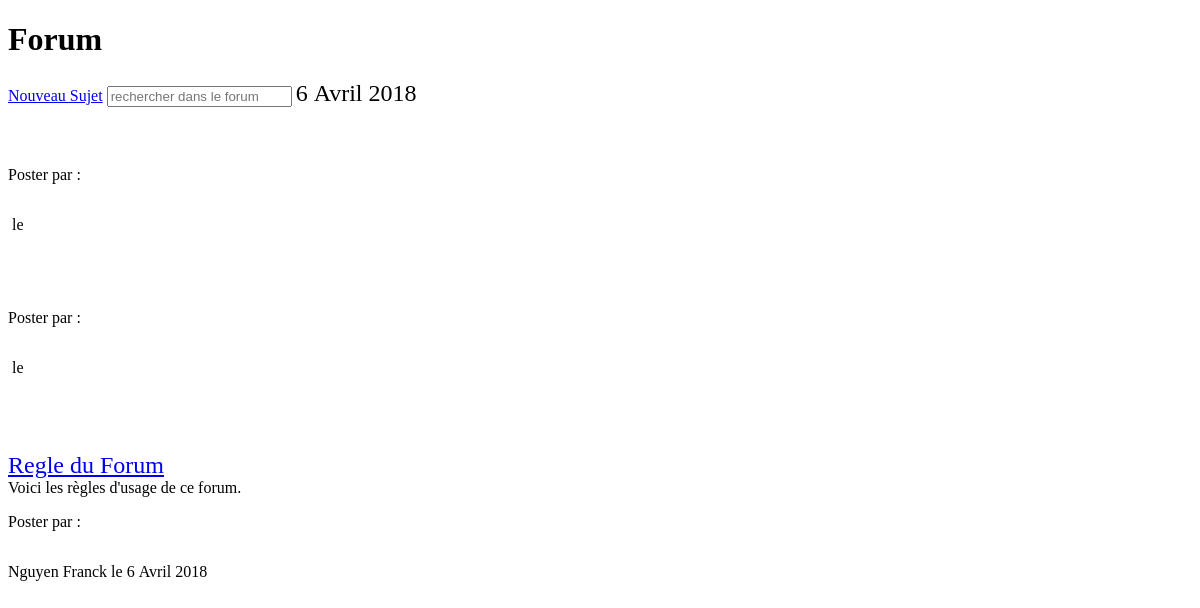
The page /Vue/forum.php on the database as committed earlier.
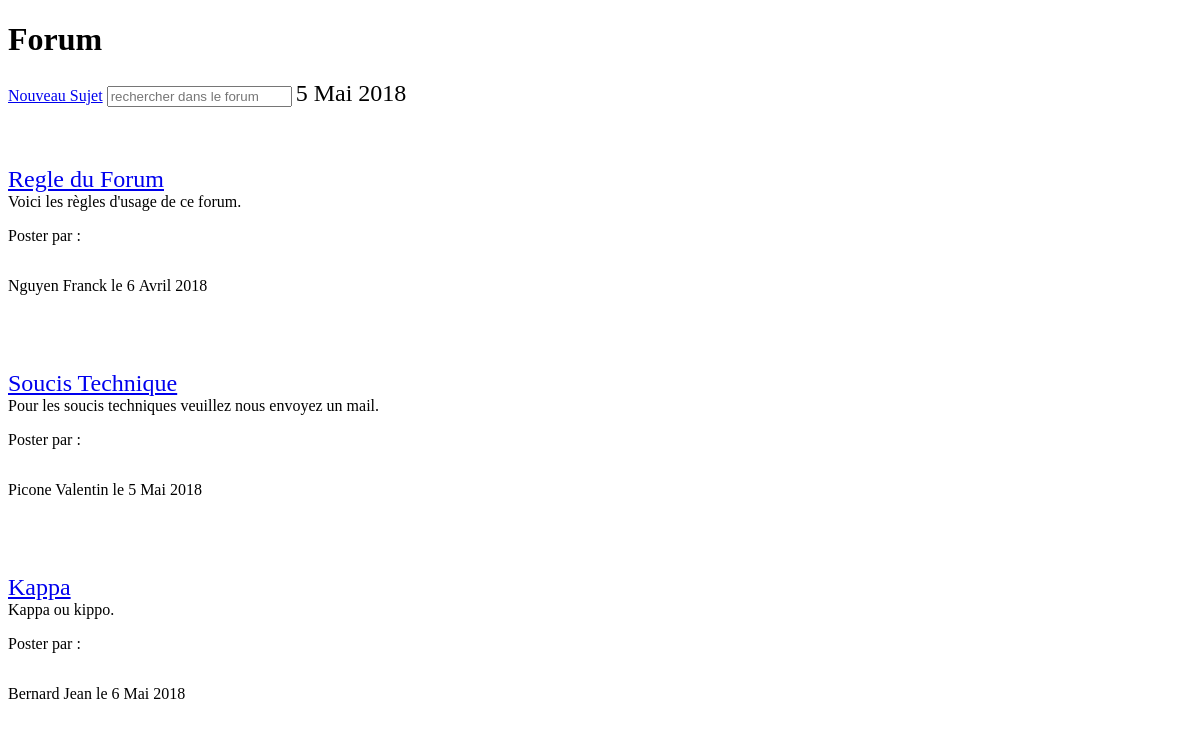
The same page on the database as committed later.
### tables this page shows
CREATE TABLE IF NOT EXISTS `topic` (
  `id_topic` int(11) NOT NULL AUTO_INCREMENT,
  `titre` varchar(40) NOT NULL,
  `id_utilisateur` int(11) NOT NULL,
  `date_crea` datetime NOT NULL,
  PRIMARY KEY (`id_topic`)
);

CREATE TABLE IF NOT EXISTS `message` (
  `id_message` int(11) NOT NULL AUTO_INCREMENT,
  `id_topic` int(11) NOT NULL,
  `id_user` int(11) NOT NULL,
  `commentaire` text NOT NULL,
  `date_commentaire` datetime NOT NULL,
  PRIMARY KEY (`id_message`)
);

CREATE TABLE IF NOT EXISTS `utilisateur` (
  `id_utilisateur` int(11) NOT NULL AUTO_INCREMENT,
  `nom` varchar(40) NOT NULL,
  `prenom` varchar(40) NOT NULL,
  `numero` int(10) UNSIGNED ZEROFILL NOT NULL,
  `password` text NOT NULL,
  `type` varchar(200) NOT NULL,
  `mail` varchar(255) NOT NULL,
  PRIMARY KEY (`id_utilisateur`)
);

### Modèle/requete.topic.php (the view, shortened to what this page needs)
<?php function recupjour($j)
{
    $bdd = new PDO('mysql:host=localhost;dbname=athome;charset=utf8', 'root', '');
    $reponse = $bdd->prepare('SELECT DAY(date_crea) AS jour FROM topic WHERE id_topic=?');
    $reponse->execute(array($j));
    while ($donnees = $reponse->fetch()) {
        echo $donnees['jour'];
    }
}
?>
<?php function recupmois($m)
{
    $bdd = new PDO('mysql:host=localhost;dbname=athome;charset=utf8', 'root', '');
    $reponse = $bdd->prepare('SELECT MONTH (date_crea) AS mois FROM topic WHERE id_topic=?');
    $reponse->execute(array($m));
    while ($donnees = $reponse->fetch()) {
        if ($donnees['mois'] == 1) {
            echo 'Janvier';
        } else if ($donnees['mois'] == 2) {
            echo 'Février';
        } else if ($donnees['mois'] == 3) {
            echo 'Mars';
        } else if ($donnees['mois'] == 4) {
            echo 'Avril';
        } else if ($donnees['mois'] == 5) {
            echo 'Mai';
        } else if ($donnees['mois'] == 6) {
            echo 'Juin';
        } else if ($donnees['mois'] == 7) {
            echo 'Juillet';
        } else if ($donnees['mois'] == 8) {
            echo 'Août';
        } else if ($donnees['mois'] == 9) {
            echo 'Septembre';
        } else if ($donnees['mois'] == 10) {
            echo 'Octobre';
        } else if ($donnees['mois'] == 11) {
            echo 'Novembre';
        } else if ($donnees['mois'] == 12) {
            echo 'Decembre';
        }
    }
}
?>
<?php function recupan($a)
{
    $bdd = new PDO('mysql:host=localhost;dbname=athome;charset=utf8', 'root', '');
    $reponse = $bdd->prepare('SELECT YEAR (date_crea) AS an FROM topic WHERE id_topic=?');
    $reponse->execute(array($a));
    while ($donnees = $reponse->fetch()) {
        echo $donnees['an'];
    }
}
?>
<?php
function titretopic($numtopic)
{
    $bdd = new PDO('mysql:host=localhost;dbname=athome;charset=utf8', 'root', '');
    $reponse = $bdd->prepare('SELECT * FROM topic WHERE id_topic = ?');
    $reponse->execute(array($numtopic));
    while ($donnees = $reponse->fetch()) {
        echo $donnees['titre'];
    }
}
?>
<?php
function textmess($idtopic, $iduti)
{
    $bdd = new PDO('mysql:host=localhost;dbname=athome;charset=utf8', 'root', '');
    $reponse = $bdd->prepare('SELECT * FROM message WHERE id_topic = ? AND id_user=?');
    $reponse->execute(array($idtopic, $iduti));
    while ($donnees = $reponse->fetch()) {
        $point = strpos($donnees['commentaire'], '.');
        echo substr($donnees['commentaire'], 0, $point + 1);
    }
}
?>
<?php
function afficheuti($iduti)
{
    $bdd = new PDO('mysql:host=localhost;dbname=athome;charset=utf8', 'root', '');
    $reponse = $bdd->prepare('SELECT * FROM utilisateur WHERE id_utilisateur = ?');
    $reponse->execute(array($iduti));
    while ($donnees = $reponse->fetch()) {
        echo $donnees['nom'];
        echo $donnees['prenom'];
    }
}
?>

### Vue/forum.php (shortened to what this page needs)
<!DOCTYPE html>
<html>
<head>
    <link rel="stylesheet" href="Vue/forum.css"/>
</head>
<?php include("Modèle/requete.topic.php"); ?>
<?php $ttopic = numtitretopic() ?>
<?php $nomuti1 = nomuti($ttopic) ?>
<?php $uti2 = nomuti($ttopic - 1) ?>
<?php $uti3 = nomuti($ttopic - 2) ?>
<body>
<h1> Forum</h1>
<a id="newmess" href="message.php"> Nouveau Sujet</a>
<form id="rechercher" action="liste.php" method="post">
    <input type="text" name="titre" placeholder="rechercher dans le forum">
</form>
<div id="jactuel">
    <div id="jact"><?php recupjour(1) ?> </div>
    <div id="mact"><?php recupmois(1) ?> </div>
    <div id="aact"><?php recupan(1) ?> </div>
</div>
<div id="titretoptic">
    <a href="index.php?nt=topic1&cible=message"> <?php titretopic($ttopic - 2) ?></a>
</div>
<div id="text">
    <?php textmess($ttopic - 2,$uti3) ?>
</div>
<p id="poster"> Poster par :</p>
<div id="nom"><?php afficheuti($uti3) ?> </div>
<p id="le">le </p>
<div id="jtopic"><?php recupjour($ttopic - 2) ?> </div>
<div id="mtopic"><?php recupmois($ttopic - 2) ?></div>
<div id="atopic"><?php recupan($ttopic - 2) ?></div>
<div id="titretoptic">
    <a href="index.php?nt=topic2&cible=message"><?php titretopic($ttopic - 1) ?> </a>
</div>
<div id="text">
    <?php textmess($ttopic - 1,$uti2) ?>
</div>
<p id="poster"> Poster par :</p>
<div id="nom"><?php afficheuti($uti2) ?> </div>
<p id="le">le </p>
<div id="jtopic"><?php recupjour($ttopic - 1) ?> </div>
<div id="mtopic"><?php recupmois($ttopic - 1) ?></div>
<div id="atopic"><?php recupan($ttopic - 1) ?></div>
<div id="titretoptic">
    <a href="index.php?nt=topic3&cible=message"><?php titretopic($ttopic) ?></a>
</div>
<div id="text">
    <?php textmess($ttopic,$nomuti1) ?>
</div>
<p id="poster"> Poster par :</p>
<div id="nom"><?php afficheuti($nomuti1) ?> </div>
<p id="le">le </p>
<div id="jtopic"><?php recupjour($ttopic) ?> </div>
<div id="mtopic"><?php recupmois($ttopic) ?></div>
<div id="atopic"><?php recupan($ttopic) ?></div>
</body>

### Vue/forum.css (style rules this page uses)
#mact,#jact,#aact { display: inline-block; }
#jactuel { font-size: x-large; text-align: right; }
#newmess,#jactuel,#rechercher { display: inline-block; }
#titretoptic { color : rgb( 155,207,249); font-size: x-large; margin-top: 5%; }
#jtopic,#mtopic,#atopic,#le,#nom { display: inline-block; }

Rows that differ between the two databases and show on the page:
added topic: titre "Soucis Technique"
added message: substr($donnees['commentaire'], 0, $point + 1) "Pour les soucis techniques veuillez nous envoyez un mail."
added utilisateur: nom "Picone", prenom "Valentin"
added topic: titre "Kappa"
added message: substr($donnees['commentaire'], 0, $point + 1) "Kappa ou kippo."
added utilisateur: nom "Bernard", prenom "Jean"
Other text that changed with them:
new list line: "5"
list line gone: "Avril"
new list line: "Mai"
new list line: "2018"
